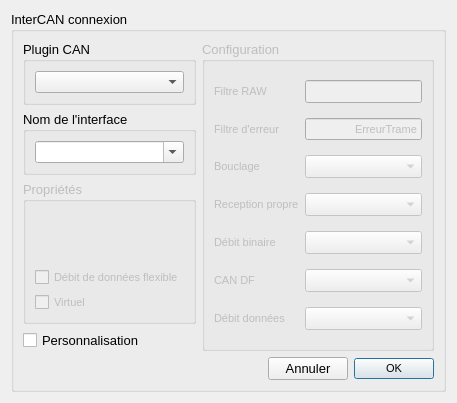
<?xml version="1.0" encoding="UTF-8"?>
<ui version="4.0">
 <class>ConnectDialog</class>
 <widget class="QDialog" name="ConnectDialog">
  <property name="geometry">
   <rect>
    <x>0</x>
    <y>0</y>
    <width>457</width>
    <height>395</height>
   </rect>
  </property>
  <property name="font">
   <font>
    <family>Arial</family>
    <pointsize>8</pointsize>
   </font>
  </property>
  <property name="windowTitle">
   <string>Connect</string>
  </property>
  <layout class="QGridLayout" name="gridLayout_2">
   <item row="0" column="0">
    <widget class="QGroupBox" name="GB_connect">
     <property name="font">
      <font>
       <pointsize>10</pointsize>
      </font>
     </property>
     <property name="title">
      <string>InterCAN connexion</string>
     </property>
     <layout class="QGridLayout" name="gridLayout_5">
      <item row="0" column="0">
       <widget class="QGroupBox" name="selectPluginBox">
        <property name="font">
         <font>
          <family>Arial</family>
          <pointsize>10</pointsize>
          <weight>50</weight>
          <bold>false</bold>
         </font>
        </property>
        <property name="title">
         <string>Plugin CAN</string>
        </property>
        <layout class="QGridLayout" name="gridLayout">
         <item row="0" column="0">
          <widget class="QComboBox" name="pluginListBox">
           <property name="font">
            <font>
             <family>Arial</family>
             <pointsize>8</pointsize>
             <weight>50</weight>
             <bold>false</bold>
            </font>
           </property>
           <property name="toolTip">
            <string>Selectionnez le plugin dans la liste déroulante</string>
           </property>
          </widget>
         </item>
        </layout>
       </widget>
      </item>
      <item row="0" column="1" rowspan="4">
       <widget class="QGroupBox" name="configurationBox">
        <property name="enabled">
         <bool>false</bool>
        </property>
        <property name="font">
         <font>
          <family>Arial</family>
          <pointsize>10</pointsize>
          <weight>50</weight>
          <bold>false</bold>
         </font>
        </property>
        <property name="toolTip">
         <string>Paramètres supplémentaires pour les connaisseurs</string>
        </property>
        <property name="title">
         <string>Configuration</string>
        </property>
        <layout class="QGridLayout" name="gridLayout_4">
         <item row="0" column="0">
          <widget class="QLabel" name="rawFilterLabel">
           <property name="font">
            <font>
             <family>Arial</family>
             <pointsize>8</pointsize>
             <weight>50</weight>
             <bold>false</bold>
            </font>
           </property>
           <property name="toolTip">
            <string>Filtre pour les fichiers numériques</string>
           </property>
           <property name="text">
            <string>Filtre RAW</string>
           </property>
          </widget>
         </item>
         <item row="0" column="1">
          <widget class="QLineEdit" name="rawFilterEdit">
           <property name="toolTipDuration">
            <number>0</number>
           </property>
           <property name="alignment">
            <set>Qt::AlignRight|Qt::AlignTrailing|Qt::AlignVCenter</set>
           </property>
          </widget>
         </item>
         <item row="1" column="0">
          <widget class="QLabel" name="errorFilterLabel">
           <property name="font">
            <font>
             <family>Arial</family>
             <pointsize>8</pointsize>
             <weight>50</weight>
             <bold>false</bold>
            </font>
           </property>
           <property name="text">
            <string>Filtre d'erreur</string>
           </property>
          </widget>
         </item>
         <item row="1" column="1">
          <widget class="QLineEdit" name="errorFilterEdit">
           <property name="font">
            <font>
             <family>Arial</family>
             <pointsize>8</pointsize>
             <weight>50</weight>
             <bold>false</bold>
            </font>
           </property>
           <property name="toolTipDuration">
            <number>0</number>
           </property>
           <property name="text">
            <string>ErreurTrame</string>
           </property>
           <property name="alignment">
            <set>Qt::AlignRight|Qt::AlignTrailing|Qt::AlignVCenter</set>
           </property>
           <property name="placeholderText">
            <string>FrameError bits</string>
           </property>
          </widget>
         </item>
         <item row="2" column="0">
          <widget class="QLabel" name="loopbackLabel">
           <property name="font">
            <font>
             <family>Arial</family>
             <pointsize>8</pointsize>
             <weight>50</weight>
             <bold>false</bold>
            </font>
           </property>
           <property name="text">
            <string>Bouclage</string>
           </property>
          </widget>
         </item>
         <item row="2" column="1">
          <widget class="QComboBox" name="loopbackBox">
           <property name="toolTipDuration">
            <number>0</number>
           </property>
          </widget>
         </item>
         <item row="3" column="0">
          <widget class="QLabel" name="receiveOwnLabel">
           <property name="font">
            <font>
             <family>Arial</family>
             <pointsize>8</pointsize>
             <weight>50</weight>
             <bold>false</bold>
            </font>
           </property>
           <property name="text">
            <string>Reception propre</string>
           </property>
          </widget>
         </item>
         <item row="3" column="1">
          <widget class="QComboBox" name="receiveOwnBox">
           <property name="toolTipDuration">
            <number>0</number>
           </property>
          </widget>
         </item>
         <item row="4" column="0">
          <widget class="QLabel" name="bitrateLabel">
           <property name="font">
            <font>
             <family>Arial</family>
             <pointsize>8</pointsize>
             <weight>50</weight>
             <bold>false</bold>
            </font>
           </property>
           <property name="toolTip">
            <string>Débit binaire des trames</string>
           </property>
           <property name="text">
            <string>Débit binaire</string>
           </property>
          </widget>
         </item>
         <item row="4" column="1">
          <widget class="BitRateBox" name="bitrateBox">
           <property name="toolTipDuration">
            <number>0</number>
           </property>
          </widget>
         </item>
         <item row="5" column="0">
          <widget class="QLabel" name="canFdLabel">
           <property name="font">
            <font>
             <family>Arial</family>
             <pointsize>8</pointsize>
             <weight>50</weight>
             <bold>false</bold>
            </font>
           </property>
           <property name="toolTip">
            <string>Données Flexible (extension du protocol initiale)</string>
           </property>
           <property name="text">
            <string>CAN DF</string>
           </property>
          </widget>
         </item>
         <item row="5" column="1">
          <widget class="QComboBox" name="canFdBox">
           <property name="toolTipDuration">
            <number>0</number>
           </property>
          </widget>
         </item>
         <item row="6" column="0">
          <widget class="QLabel" name="dataBitrateLabel">
           <property name="font">
            <font>
             <family>Arial</family>
             <pointsize>8</pointsize>
             <weight>50</weight>
             <bold>false</bold>
            </font>
           </property>
           <property name="toolTip">
            <string>Débit binaire des données</string>
           </property>
           <property name="text">
            <string>Débit données</string>
           </property>
          </widget>
         </item>
         <item row="6" column="1">
          <widget class="BitRateBox" name="dataBitrateBox">
           <property name="toolTipDuration">
            <number>0</number>
           </property>
          </widget>
         </item>
        </layout>
       </widget>
      </item>
      <item row="1" column="0">
       <widget class="QGroupBox" name="specifyInterfaceNameBox">
        <property name="font">
         <font>
          <family>Arial</family>
          <pointsize>10</pointsize>
          <weight>50</weight>
          <bold>false</bold>
         </font>
        </property>
        <property name="title">
         <string>Nom de l'interface</string>
        </property>
        <layout class="QGridLayout" name="gridLayout_3">
         <item row="0" column="0">
          <widget class="QComboBox" name="interfaceListBox">
           <property name="font">
            <font>
             <family>Arial</family>
             <pointsize>8</pointsize>
             <weight>50</weight>
             <bold>false</bold>
            </font>
           </property>
           <property name="toolTip">
            <string>Choisissez le nom de l'interface</string>
           </property>
           <property name="editable">
            <bool>true</bool>
           </property>
          </widget>
         </item>
        </layout>
       </widget>
      </item>
      <item row="2" column="0">
       <widget class="QGroupBox" name="interfacePropertiesBox">
        <property name="enabled">
         <bool>false</bool>
        </property>
        <property name="font">
         <font>
          <family>Arial</family>
          <pointsize>10</pointsize>
          <weight>50</weight>
          <bold>false</bold>
         </font>
        </property>
        <property name="toolTip">
         <string/>
        </property>
        <property name="toolTipDuration">
         <number>0</number>
        </property>
        <property name="title">
         <string>Propriétés</string>
        </property>
        <layout class="QVBoxLayout" name="verticalLayout">
         <item>
          <widget class="QLabel" name="descriptionLabel">
           <property name="font">
            <font>
             <family>Arial</family>
             <pointsize>8</pointsize>
             <weight>50</weight>
             <bold>false</bold>
            </font>
           </property>
           <property name="styleSheet">
            <string notr="true"/>
           </property>
           <property name="text">
            <string/>
           </property>
          </widget>
         </item>
         <item>
          <widget class="QLabel" name="serialNumberLabel">
           <property name="font">
            <font>
             <family>Arial</family>
             <pointsize>8</pointsize>
             <weight>50</weight>
             <bold>false</bold>
            </font>
           </property>
           <property name="text">
            <string/>
           </property>
          </widget>
         </item>
         <item>
          <widget class="QLabel" name="channelLabel">
           <property name="font">
            <font>
             <family>Arial</family>
             <pointsize>8</pointsize>
             <weight>50</weight>
             <bold>false</bold>
            </font>
           </property>
           <property name="text">
            <string/>
           </property>
          </widget>
         </item>
         <item>
          <widget class="QCheckBox" name="isFlexibleDataRateCapable">
           <property name="font">
            <font>
             <family>Arial</family>
             <pointsize>8</pointsize>
             <weight>50</weight>
             <bold>false</bold>
            </font>
           </property>
           <property name="text">
            <string>Débit de données flexible</string>
           </property>
          </widget>
         </item>
         <item>
          <widget class="QCheckBox" name="isVirtual">
           <property name="font">
            <font>
             <family>Arial</family>
             <pointsize>8</pointsize>
             <weight>50</weight>
             <bold>false</bold>
            </font>
           </property>
           <property name="text">
            <string>Virtuel</string>
           </property>
          </widget>
         </item>
        </layout>
       </widget>
      </item>
      <item row="3" column="0">
       <widget class="QCheckBox" name="useConfigurationBox">
        <property name="toolTip">
         <string>Personalisez votre configuration pour vos besoins</string>
        </property>
        <property name="text">
         <string>Personnalisation</string>
        </property>
       </widget>
      </item>
      <item row="4" column="0" colspan="2">
       <layout class="QHBoxLayout" name="horizontalLayout">
        <item>
         <spacer name="horizontalSpacer">
          <property name="orientation">
           <enum>Qt::Horizontal</enum>
          </property>
          <property name="sizeHint" stdset="0">
           <size>
            <width>96</width>
            <height>20</height>
           </size>
          </property>
         </spacer>
        </item>
        <item>
         <widget class="QPushButton" name="cancelButton">
          <property name="toolTipDuration">
           <number>0</number>
          </property>
          <property name="text">
           <string>Annuler</string>
          </property>
          <property name="autoDefault">
           <bool>false</bool>
          </property>
         </widget>
        </item>
        <item>
         <widget class="QPushButton" name="okButton">
          <property name="font">
           <font>
            <family>Arial</family>
            <pointsize>8</pointsize>
            <weight>50</weight>
            <bold>false</bold>
           </font>
          </property>
          <property name="toolTip">
           <string>Validez et Connectez</string>
          </property>
          <property name="text">
           <string>OK</string>
          </property>
          <property name="autoDefault">
           <bool>false</bool>
          </property>
          <property name="default">
           <bool>true</bool>
          </property>
         </widget>
        </item>
       </layout>
      </item>
     </layout>
    </widget>
   </item>
  </layout>
 </widget>
 <customwidgets>
  <customwidget>
   <class>BitRateBox</class>
   <extends>QComboBox</extends>
   <header>bitratebox.h</header>
  </customwidget>
 </customwidgets>
 <resources/>
 <connections/>
</ui>
